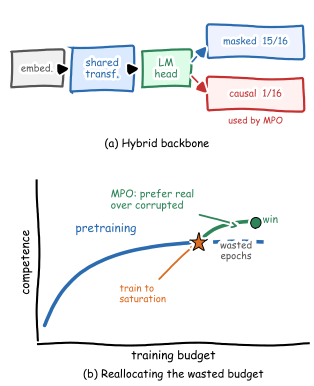

Recreate this plot in Python.
import os
import numpy as np
import matplotlib
matplotlib.use("pdf")
import matplotlib.pyplot as plt
from matplotlib.patches import FancyBboxPatch

CRAYON_BLUE = "#2b6cb0"
CRAYON_ORANGE = "#dd6b20"
CRAYON_GREEN = "#2f855a"
CRAYON_RED = "#c53030"
CRAYON_GREY = "#555555"
plt.rcParams.update({"pdf.fonttype": 42, "font.family": "sans-serif"})


def rbox(ax, xy, w, h, fc, ec, txt, fs=8):
    ax.add_patch(FancyBboxPatch(
        xy, w, h,
        boxstyle="round,pad=0.02,rounding_size=0.06",
        fc=fc, ec=ec, lw=1.6, mutation_aspect=1))
    ax.text(xy[0] + w / 2, xy[1] + h / 2,
            txt, ha="center", va="center",
            fontsize=fs, color=ec)


with plt.xkcd(scale=1.0, length=110, randomness=3):

    fig = plt.figure(figsize=(3.3, 3.9))

    axA = fig.add_axes([0.04, 0.60, 0.92, 0.36])
    axB = fig.add_axes([0.14, 0.09, 0.82, 0.42])

    # ==========================================================
    # (a) Hybrid backbone
    # ==========================================================
    axA.set_xlim(0, 20)
    axA.set_ylim(-0.7, 6)
    axA.axis("off")

    rbox(axA, (0.4, 2.1), 3.4, 1.7, "#f0f0f0", CRAYON_GREY, "embed.", 7)
    rbox(axA, (4.4, 1.9), 4.0, 2.1, "#dbeafe", CRAYON_BLUE, "shared\ntransf.", 7.5)
    rbox(axA, (9.0, 2.1), 3.2, 1.7, "#dcfce7", CRAYON_GREEN, "LM\nhead", 7.5)

    axA.annotate("", xy=(4.4, 2.95), xytext=(3.8, 2.95),
                 arrowprops=dict(arrowstyle="-|>", color="k", lw=1.3))
    axA.annotate("", xy=(9.0, 2.95), xytext=(8.4, 2.95),
                 arrowprops=dict(arrowstyle="-|>", color="k", lw=1.3))

    rbox(axA, (13.4, 3.5), 6.2, 1.5, "#eef2ff", CRAYON_BLUE, "masked  15/16", 7)
    rbox(axA, (13.4, 1.0), 6.2, 1.5, "#fff1f0", CRAYON_RED, "causal  1/16", 7)

    axA.annotate("", xy=(13.4, 4.1), xytext=(12.2, 3.2),
                 arrowprops=dict(arrowstyle="-|>", color=CRAYON_BLUE, lw=1.2))
    axA.annotate("", xy=(13.4, 1.7), xytext=(12.2, 2.7),
                 arrowprops=dict(arrowstyle="-|>", color=CRAYON_RED, lw=1.2))

    axA.text(16.5, 0.35, "used by MPO",
             ha="center", fontsize=6.5,
             color=CRAYON_RED, style="italic")

    axA.text(10.0, -0.35,
             "(a) Hybrid backbone",
             ha="center", va="top",
             fontsize=8, clip_on=False)

    # ==========================================================
    # (b) Story
    # ==========================================================
    x1 = np.linspace(0, 7, 60)
    y1 = 3.6 * (1 - np.exp(-x1 / 1.7))

    axB.plot(x1, y1, color=CRAYON_BLUE, lw=2.6, solid_capstyle="round")

    x2 = np.linspace(7, 10, 20)
    axB.plot(x2, np.full_like(x2, y1[-1]),
             color=CRAYON_BLUE, lw=2.6,
             ls=(0, (2, 2)))

    axB.text(1.4, 4.0, "pretraining",
             color=CRAYON_BLUE, fontsize=8.5)

    axB.text(8.7, y1[-1] - 0.7, "wasted\nepochs",
             color=CRAYON_GREY, fontsize=7,
             ha="center")

    axB.plot(7, y1[-1], marker="*", ms=14,
             color=CRAYON_ORANGE,
             mec="black", mew=0.7, zorder=5)

    axB.annotate("train to\nsaturation",
                 xy=(7, y1[-1]),
                 xytext=(3.4, 1.0),
                 fontsize=7,
                 color=CRAYON_ORANGE,
                 arrowprops=dict(arrowstyle="->",
                                 color=CRAYON_ORANGE,
                                 lw=1.3))

    xm = np.linspace(7, 9.6, 24)
    ym = y1[-1] + 0.9 * (1 - np.exp(-(xm - 7) / 0.8))

    axB.plot(xm, ym,
             color=CRAYON_GREEN,
             lw=2.6,
             solid_capstyle="round")

    axB.plot(9.6, ym[-1],
             marker="o", ms=8,
             color=CRAYON_GREEN,
             mec="black", mew=0.7,
             zorder=5)

    axB.annotate("MPO: prefer real\nover corrupted",
                 xy=(8.9, ym[9]),
                 xytext=(3.0, 5.0),
                 fontsize=7.5,
                 color=CRAYON_GREEN,
                 arrowprops=dict(arrowstyle="->",
                                 color=CRAYON_GREEN,
                                 lw=1.3))

    axB.text(9.9, ym[-1] + 0.1,
             "win",
             fontsize=7.5,
             color=CRAYON_GREEN,
             va="center")

    axB.set_xlim(-0.3, 12.0)
    axB.set_ylim(-0.8, 6.2)

    axB.set_xlabel("training budget", fontsize=8.5)
    axB.set_ylabel("competence", fontsize=8.5)

    axB.set_xticks([])
    axB.set_yticks([])

    axB.spines["top"].set_visible(False)
    axB.spines["right"].set_visible(False)

    axB.text(5.85, -1.85,
             "(b) Reallocating the wasted budget",
             ha="center", va="top",
             fontsize=8,
             clip_on=False)

out = os.path.join(os.path.dirname(__file__), "fig_abstract.pdf")
plt.savefig(out, bbox_inches="tight", pad_inches=0.05)
print("wrote", out)
